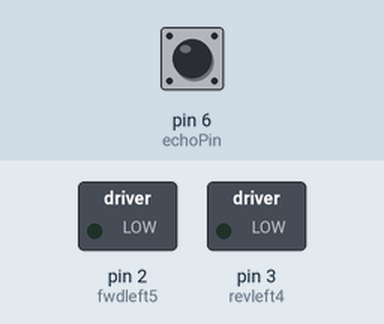
This sketch was run on a simulated Arduino Uno, built with avr-gcc and run on an emulated ATmega328P. Shown: switched loads named in the sketch (green lamp = pin HIGH). The inputs (shaded band) are chosen by the test bench; at power-on: pin 6 (echoPin) LOW. Random numbers use the default seed unless the sketch sets one; pins used as bus, display or sensor lines are not drawn.

Above: at 11.5 s.
11.6 s: pin 6 (echoPin) pulsed HIGH 2 times (0.12 s each, 0.3 s apart)
At 12.6 s:
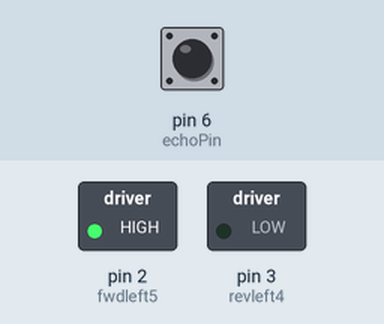
At 13.9 s:
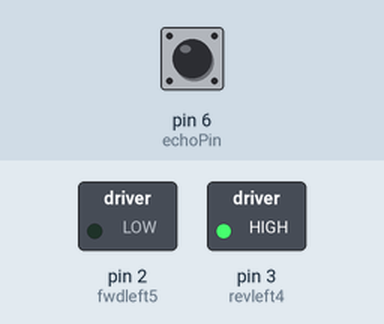
Timing chart, 0 to 20.8 s (numbered marks = the images above; inputs shaded):
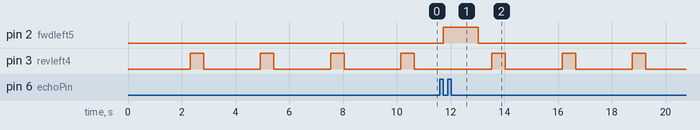

The sketch:

MyRobot.ino
```cpp
#include <Servo.h>          //Библиотека сервомотора. Есть по стандарту
#include <NewPing.h>        //Библиотека Ультразвукового датчика (нужно установить)

int trigPin = 7;      // trig pin датчика HC-SR04
int echoPin = 6;     // Echo pin датчика HC-SR04
int revleft4 = 3;       //REVerse motion (движение назад) для левого двигателя
int fwdleft5 = 2;       //ForWarD motion (движение вперед) для левого двигателя
int revright6 = 1;      //REVerse motion (движение назад) для правого двигателя
int fwdright7 = 0;      //ForWarD motion движение вперед) для правого двигателя
long duration, distance;
void setup() {

  delay(random(500,2000));   // задержка на случайное время
  Serial.begin(9600); //для целей отладки, потом можно закомментировать
  pinMode(revleft4, OUTPUT);      // set Motor pins as output
  pinMode(fwdleft5, OUTPUT);
  pinMode(revright6, OUTPUT);
  pinMode(fwdright7, OUTPUT);

  pinMode(trigPin, OUTPUT);         // set trig pin as output
  pinMode(echoPin, INPUT);          //echo pin в режим ввода данных
}
void loop() {
  digitalWrite(trigPin, LOW);
  delayMicroseconds(2);
  digitalWrite(trigPin, HIGH);     // передаем серию импульсов длительностью 10 мкс
  delayMicroseconds(10);
  duration = pulseIn(echoPin, HIGH); // принимаем отраженные импульсы
  distance = duration / 58.2;   // рассчитываем расстояние в см
  delay(10);
    // If you dont get proper movements of your robot then alter the pin numbers (если что то работает не так, попробуйте сменить используемые контакты)
  if (distance > 19)
  {
    digitalWrite(fwdright7, HIGH);                    // движение вперед
    digitalWrite(revright6, LOW);
    digitalWrite(fwdleft5, HIGH);
    digitalWrite(revleft4, LOW);
  }
  if (distance < 18)
  {
    digitalWrite(fwdright7, LOW);  //Stop (остановка)
    digitalWrite(revright6, LOW);
    digitalWrite(fwdleft5, LOW);
    digitalWrite(revleft4, LOW);
    delay(500);
    digitalWrite(fwdright7, LOW);      //движение назад
    digitalWrite(revright6, HIGH);
    digitalWrite(fwdleft5, LOW);
    digitalWrite(revleft4, HIGH);
    delay(500);
    digitalWrite(fwdright7, LOW);  //Stop (остановка)
    digitalWrite(revright6, LOW);
    digitalWrite(fwdleft5, LOW);
    digitalWrite(revleft4, LOW);
    delay(100);
    digitalWrite(fwdright7, HIGH);
    digitalWrite(revright6, LOW);
    digitalWrite(revleft4, LOW);
    digitalWrite(fwdleft5, LOW);
    delay(500);
  }
}
```

Measured:
- after the input at 11.6 s, pin 2 (fwdleft5): LOW → HIGH after 0.13 s, → LOW 1.3 s later
- by itself, pin 3 (revleft4): alternates HIGH for 0.50 s and LOW for 2.1 s
